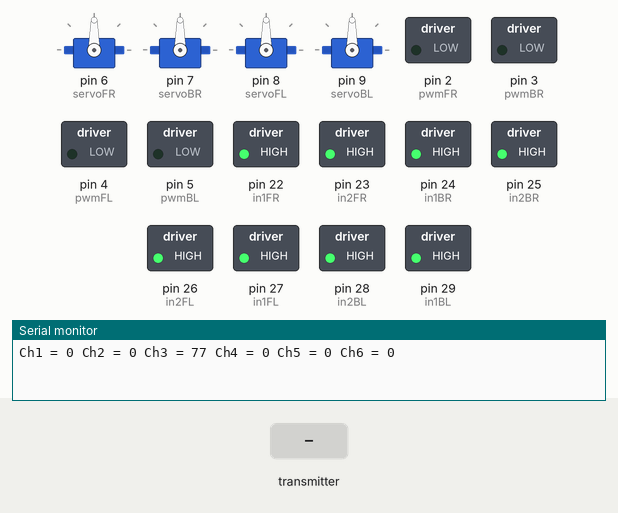
Simulated run of this sketch. Board: Arduino Mega 2560, built with avr-gcc and run on an emulated ATmega2560. On the bench: 4 × servo, switched loads named in the sketch (green lamp = pin HIGH), the last lines printed to the serial monitor. Inputs (shaded band) come from the test bench.

Above: at 1.2 s.
1.3 s: the transmitter starts sending readChannel.0 = 1000
At 4.1 s:
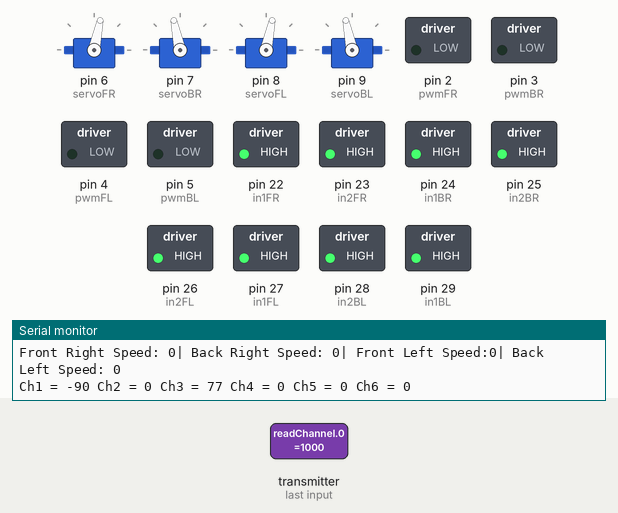
4.3 s: the transmitter starts sending readChannel.1 = 1000
At 6.4 s:
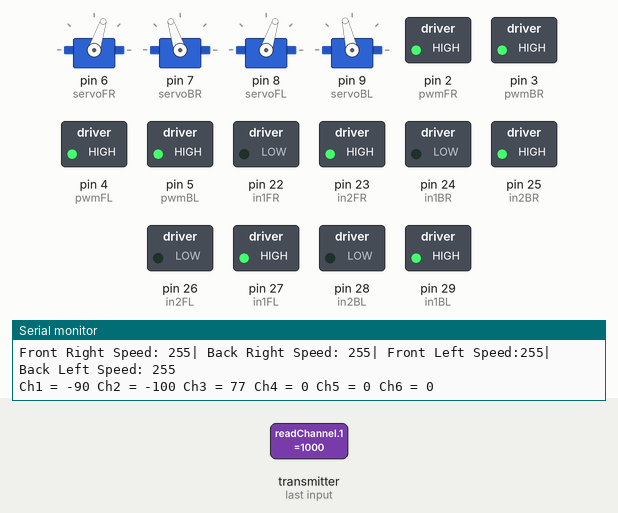
7.3 s: the transmitter starts sending readChannel.0 = 1250
At 9.9 s:
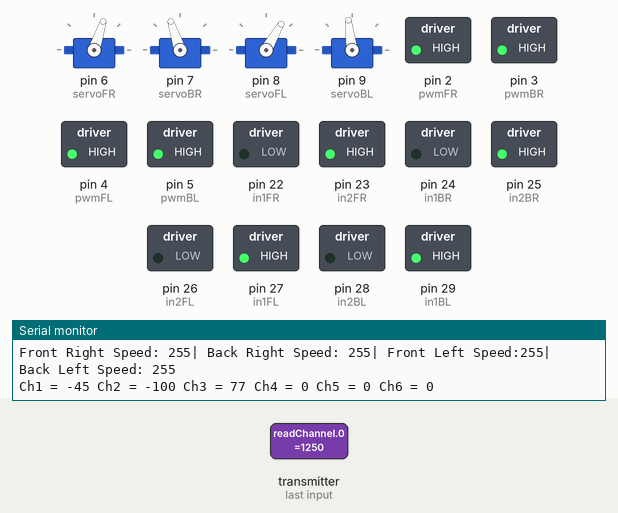
10.3 s: the transmitter starts sending readChannel.1 = 1250
At 11.7 s:
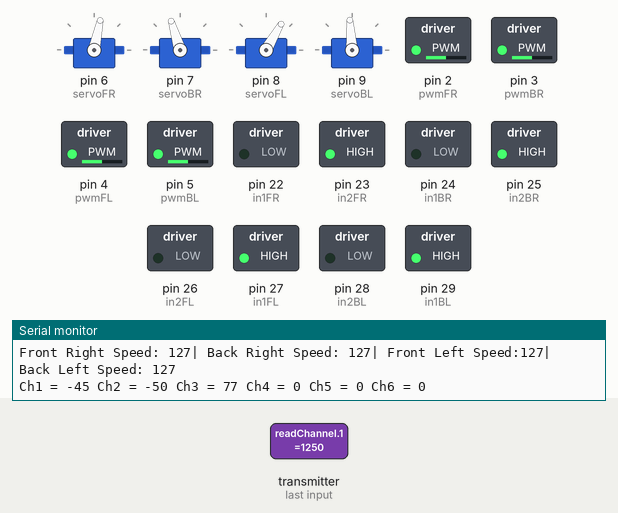
13.3 s: the transmitter starts sending readChannel.0 = 1500
At 16.16 s:
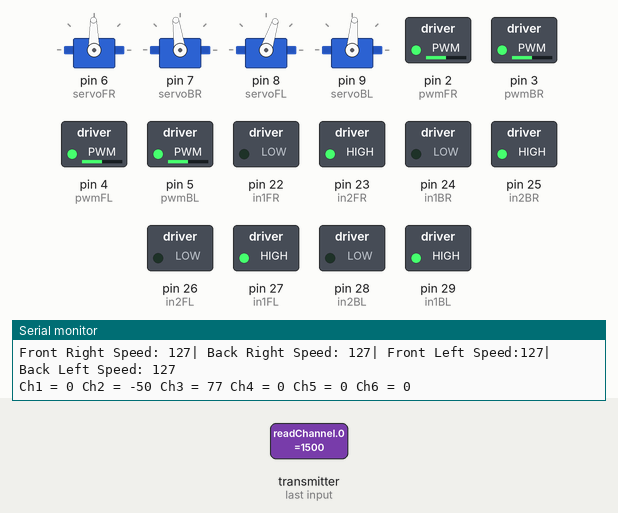
16.3 s: the transmitter starts sending readChannel.1 = 2000
At 18.6 s:
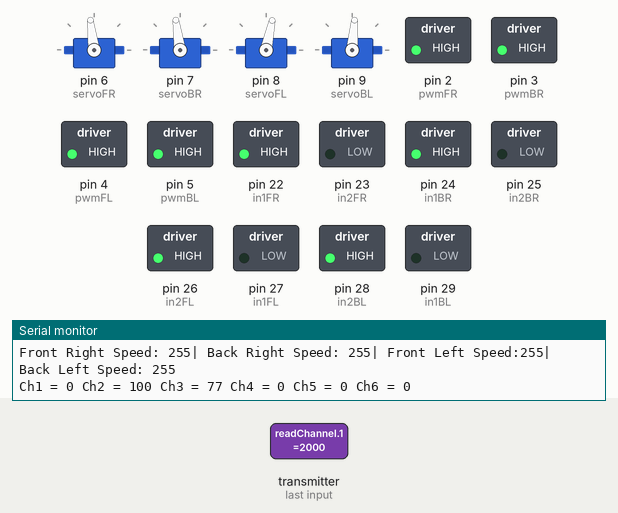
Timing chart, 0 to 22.8 s (numbered marks = the images above; inputs shaded):
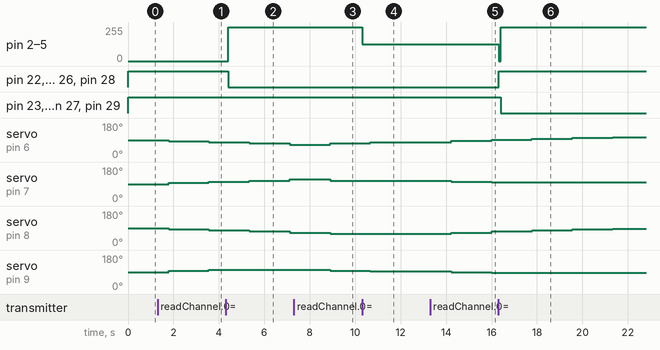

The sketch:

COBRA_Radio.ino
```cpp
/*
 * This code was made by the senior design team working on the Viper Rover Project
 * Last edit 7/27/23
*/

// Include iBusBM Library (for controller)
#include <IBusBM.h> // Library for radio control
// Servo Libraries
#include <Servo.h>
#include <ServoEasing.hpp> // helps create smoother motion in servo motors

// Create iBus Object
IBusBM IBus;

// Channel Values
int rcCH1 = 0; // Left - Right
int rcCH2 = 0; // Forward - Reverse
int rcCH3 = 0; //
int rcCH4 = 0; //
int rcCH5 = 0; //
int rcCH6 = 0; //
int rcCH7 = 0; //
int rcCH8 = 0; //
int rcCH9 = 0; //
int rcCH10 = 0; //

// Channel Values
int rawCH1 = 0; // Left - Right
int rawCH2 = 0; // Forward - Reverse
int rawCH3 = 0; //
int rawCH4 = 0;
int rawCH5 = 0; //
int rawCH6 = 0; //
int rawCH7 = 0; //
int rawCH8 = 0; //
int rawCH9 = 0; //
int rawCH10 = 0; //

// DC MOTOR PINS
// Motor FR Control Connections
#define pwmFR 2
#define in1FR 22
#define in2FR 23

// Motor BR Control Connections
#define pwmBR 3
#define in1BR 24
#define in2BR 25

// Motor FL Control Connections
#define pwmFL 4
#define in1FL 27
#define in2FL 26

// Motor BL Control Connections
#define pwmBL 5
#define in1BL 29
#define in2BL 28

// SERVO MOTOR PINS
#define servoFR 6
#define servoBR 7
#define servoFL 8
#define servoBL 9

// Servo objects
ServoEasing sFR;
ServoEasing sBR;
ServoEasing sFL;
ServoEasing sBL;

// DC MOTOR INITIAL VALS

// Motor Speed Values - Start at zero
int MotorSpeedFR = 0;
int MotorSpeedBR = 0;
int MotorSpeedFL = 0;
int MotorSpeedBL = 0;

// Motor Direction Values - 0 = backward, 1 = forward
int MotorDirFR = 1;
int MotorDirBR = 1;
int MotorDirFL = 1;
int MotorDirBL = 1;

// Servo Angles
float sFRAngle = 0;
float sBRAngle = 0;
float sFLAngle = 0;
float sBLAngle = 0  ;

// neutral position of servos [going straight forward]
float sFRA0 = 104;
float sBRA0 = 98;
float sFLA0 = 85;
float sBLA0 = 85;

// counter var
int counter = 0;

bool motorLockout = false;
int lockoutCountdown;
bool PrimaryDir = true;
// true is forward
// false is backward

// DC MOTOR CONTROL FCNS

// Control Motor FR
void mControlFR(int mspeed, int mdir) {
  // if speed is low, just float
  if (mspeed < 25) {
    digitalWrite(in1FR, HIGH);
    digitalWrite(in2FR, HIGH);
  }
  else {
    if (mdir == 0) {
      // Motor backward
      digitalWrite(in1FR, LOW);
      digitalWrite(in2FR, HIGH);
    } else {
      // Motor forward
      digitalWrite(in1FR, HIGH);
      digitalWrite(in2FR, LOW);
    }
  }
  // Control motor
  analogWrite(pwmFR, mspeed);
}

// Control Motor BR
void mControlBR(int mspeed, int mdir) {
  // if speed is low, just float
  if (mspeed < 25) {
    digitalWrite(in1BR, HIGH);
    digitalWrite(in2BR, HIGH);
  }
  else {
    if (mdir == 0) {
      // Motor backward
      digitalWrite(in1BR, LOW);
      digitalWrite(in2BR, HIGH);
    } else {
      // Motor forward
      digitalWrite(in1BR, HIGH);
      digitalWrite(in2BR, LOW);
    }
  }
  // Control motor
  analogWrite(pwmBR, mspeed);
}

// Control Motor FL
void mControlFL(int mspeed, int mdir) {
  // if speed is low, just float
  if (mspeed < 25) {
    digitalWrite(in1FL, HIGH);
    digitalWrite(in2FL, HIGH);
  }
  else {
    if (mdir == 0) {
      // Motor backward
      digitalWrite(in1FL, HIGH);
      digitalWrite(in2FL, LOW);
    } else {
      // Motor forward
      digitalWrite(in1FL, LOW);
      digitalWrite(in2FL, HIGH);
    }
  }
  // Control motor
  analogWrite(pwmFL, mspeed);
}

// Control Motor BL
void mControlBL(int mspeed, int mdir) {
  // if speed is low, just float
  if (mspeed < 25) {
    digitalWrite(in1BL, HIGH);
    digitalWrite(in2BL, HIGH);
  }
  else {
    if (mdir == 0) {
      // Motor backward
      digitalWrite(in1BL, HIGH);
      digitalWrite(in2BL, LOW);
    } else {
      // Motor forward
      digitalWrite(in1BL, LOW);
      digitalWrite(in2BL, HIGH);
    }
  }
  // Control motor
  analogWrite(pwmBL, mspeed);
}

// Read the number of a given channel and convert to the range provided.
// If the channel is off, return the default value
int readChannel(byte channelInput, int minLimit, int maxLimit, int defaultValue) {
  uint16_t ch = IBus.readChannel(channelInput);
  if (ch < 100) return defaultValue;
  return map(ch, 1000, 2000, minLimit, maxLimit);
}

// Read the channel and return a boolean value
bool readSwitch(byte channelInput, bool defaultValue) {
  int intDefaultValue = (defaultValue) ? 100 : 0;
  int ch = readChannel(channelInput, 0, 100, intDefaultValue);
  return (ch > 50);
}

////////////////////////////////SETUP//////////////////////////////////
void setup() {
  // Start serial monitor
  Serial.begin(115200);

  // Attach iBus object to serial port
  IBus.begin(Serial1, IBUSBM_NOTIMER); // Servo iBUS

  // FR
  pinMode(pwmFR, OUTPUT); // ENA
  pinMode(in1FR, OUTPUT); // IN1
  pinMode(in2FR, OUTPUT); // IN2
  // BR
  pinMode(pwmBR, OUTPUT); // ENA
  pinMode(in1BR, OUTPUT); // IN1
  pinMode(in2BR, OUTPUT); // IN2
  // FL
  pinMode(pwmFL, OUTPUT); // ENA
  pinMode(in1FL, OUTPUT); // IN1
  pinMode(in2FL, OUTPUT); // IN2
  // BL
  pinMode(pwmBL, OUTPUT); // ENA
  pinMode(in1BL, OUTPUT); // IN1
  pinMode(in2BL, OUTPUT); // IN2

  // Servo setup - sets them all to 90
  sFR.attach(servoFR);
  sBR.attach(servoBR);
  sFL.attach(servoFL);
  sBL.attach(servoBL);

  sFR.write(90);
  sBR.write(90);
  sFL.write(90);
  sBL.write(90);

  sFR.setSpeed(300);
  sBR.setSpeed(300);
  sFL.setSpeed(300);
  sBL.setSpeed(300);

}

////////////////////////////////LOOP//////////////////////////////////
void loop() {

  // Cycle through first 5 channels and determine values
  // Print values to serial monitor
  // Note IBusBM library labels channels starting with "0"

  // Get RC channel values
  IBus.loop();

  // raw data
  rawCH1 = IBus.readChannel(0);
  rawCH2 = IBus.readChannel(1);
  rawCH3 = IBus.readChannel(2);
  rawCH4 = IBus.readChannel(3);
  rawCH5 = IBus.readChannel(4);
  rawCH6 = IBus.readChannel(5);
  rawCH7 = IBus.readChannel(6);
  rawCH8 = IBus.readChannel(7);
  rawCH9 = IBus.readChannel(8);
  rawCH10 = IBus.readChannel(9);


  // cleaned data
  rcCH1 = readChannel(0, -90, 90, 0); //steering
  rcCH2 = readChannel(1, -100, 100, 0); // throttle
  rcCH3 = readChannel(2, 0, 155, 0);
  rcCH4 = readChannel(3, -100, 100, 0);
  rcCH5 = readChannel(4, -100, 100, 0);
  rcCH6 = readChannel(5, -100, 100, 0);


  // Print values to serial monitor for debugging
  // only print every 100 runs so don't spam
  if (counter == 0){


  Serial.print("Ch1 = ");
  Serial.print(rcCH1);

  Serial.print(" Ch2 = ");
  Serial.print(rcCH2);

  Serial.print(" Ch3 = ");
  Serial.print(rcCH3);

  Serial.print(" Ch4 = ");
  Serial.print(rcCH4);

  Serial.print(" Ch5 = ");
  Serial.print(rcCH5);

  Serial.print(" Ch6 = ");
  Serial.println(rcCH6);
  counter++;
  }
  else{
    counter++;
  }
  if(counter == 99){
    counter = 0;
  }

  // Set speeds with channel 3 value
  MotorSpeedFR = 2.55*abs(rcCH2);
  MotorSpeedBR = 2.55*abs(rcCH2);
  MotorSpeedFL = 2.55*abs(rcCH2);
  MotorSpeedBL = 2.55*abs(rcCH2);

  // Set angle

    sFRAngle = sFRA0 + rcCH1*0.55;
    sBRAngle = sBRA0 + rcCH1*-0.2;
    sFLAngle = sFLA0 + rcCH1*0.55;
    sBLAngle = sBLA0 + rcCH1*-0.2;


    // Normal Mode

    // Set forward/backward direction with channel 2 value
    if (rcCH2 >= 0) {
      //Forward
      MotorDirFR = 1;
      MotorDirBR = 1;
      MotorDirFL = 1;
      MotorDirBL = 1;
      //Serial.println("Forward");
    } else {
      //Backward
      MotorDirFR = 0;
      MotorDirBR = 0;
      MotorDirFL = 0;
      MotorDirBL = 0;
      //Serial.println("Backward");
    }

  // Ensure that speeds are between 0 and 255

  MotorSpeedFR = constrain(MotorSpeedFR, 0, 255);
  MotorSpeedBR = constrain(MotorSpeedBR, 0, 255);
  MotorSpeedFL = constrain(MotorSpeedFL, 0, 255);
  MotorSpeedBL = constrain(MotorSpeedBL, 0, 255);

  // Steer Servos


  sFR.startEaseTo(sFRAngle);
  sBR.startEaseTo(sBRAngle);
  sFL.startEaseTo(sFLAngle);
  sBL.startEaseTo (sBLAngle);

  // output debugging info
  if (counter == 0){
  Serial.print("Front Right Angle: ");
  Serial.print(sFRAngle);

  Serial.print("| Back Right Angle: ");
  Serial.print(sBRAngle);

  Serial.print("| Front Left Angle:");
  Serial.print(sFLAngle);

  Serial.print("| Back Left Angle: ");
  Serial.println(sBLAngle);

  Serial.print("Front Right Speed: ");
  Serial.print(MotorSpeedFR);

  Serial.print("| Back Right Speed: ");
  Serial.print(MotorSpeedBR);

  Serial.print("| Front Left Speed:");
  Serial.print(MotorSpeedFL);

  Serial.print("| Back Left Speed: ");
  Serial.println(MotorSpeedBL);


  Serial.println();
  }

  if((MotorDirFR == 1 && !PrimaryDir) || (MotorDirFR == 0 && PrimaryDir) ){
    // start lockout countdown
    lockoutCountdown = 6;
    motorLockout = true;
    lockoutCountdown--;
  }

  if(MotorDirFR == 1){
    PrimaryDir = true;
  }
  else{
    PrimaryDir = false;
  }

  if(lockoutCountdown <= 0){
    motorLockout = false;
  }
  else{
    lockoutCountdown--;
  }
  if(!motorLockout){
  //Drive Motors
  mControlFR(MotorSpeedFR, MotorDirFR);
  mControlBR(MotorSpeedBR, MotorDirBR);
  mControlFL(MotorSpeedFL, MotorDirFL);
  mControlBL(MotorSpeedBL, MotorDirBL);
  }
  else{
  mControlFR(0, MotorDirFR);
  mControlBR(0, MotorDirBR);
  mControlFL(0, MotorDirFL);
  mControlBL(0, MotorDirBL);
  }


  delay(10);

}
```

Measured:
- after the input at 1.3 s, servo on pin 9 (servoBL): 90° → 96° after 0.48 s, → 102° 1.8 s later
- after the input at 4.3 s, pin 2 (pwmFR), pin 3 (pwmBR), pin 4 (pwmFL), pin 5 (pwmBL): 0/255 → 255/255 after 0.11 s; pin 22 (in1FR), pin 24 (in1BR), pin 26 (in2FL), pin 28 (in2BL): HIGH → LOW after 0.11 s
- after the input at 7.3 s, servo on pin 6 (servoFR): 66° → 72° after 1.6 s; servo on pin 7 (servoBR): 114° → 108° after 1.6 s; servo on pin 9 (servoBL): 103° → 97° after 1.6 s
- after the input at 10.3 s, pin 2 (pwmFR), pin 3 (pwmBR), pin 4 (pwmFL), pin 5 (pwmBL): 255/255 → 127/255 at once
- after the input at 13.3 s, servo on pin 6 (servoFR): 79° → 85° after 0.93 s, → 91° 1.8 s later; servo on pin 7 (servoBR): 107° → 101° after 0.93 s, → 98° 1.8 s later; servo on pin 8 (servoFL): 60° → 66° after 0.93 s, → 72° 1.8 s later; servo on pin 9 (servoBL): 94° → 88° after 0.93 s, → 85° 1.8 s later
- after the input at 16.3 s, pin 2 (pwmFR), pin 3 (pwmBR), pin 4 (pwmFL), pin 5 (pwmBL): 127/255 → 0/255 at once, → 255/255 0.09 s later; pin 22 (in1FR), pin 24 (in1BR), pin 26 (in2FL), pin 28 (in2BL): LOW → HIGH at once; pin 23 (in2FR), pin 25 (in2BR), pin 27 (in1FL), pin 29 (in1BL): HIGH → LOW after 0.11 s
